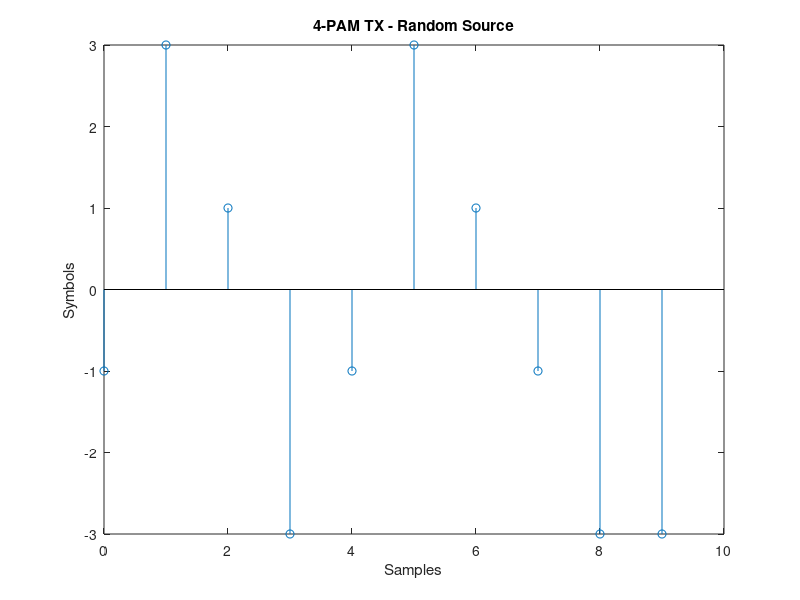
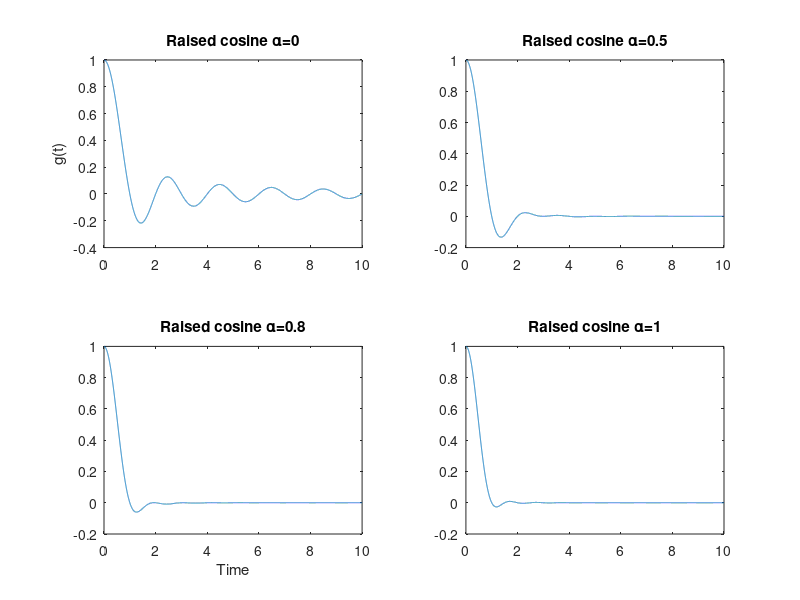
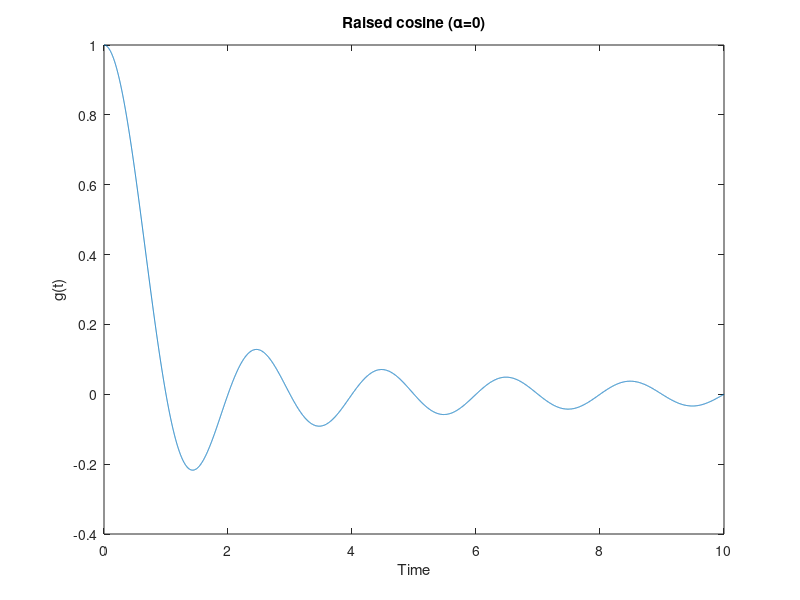
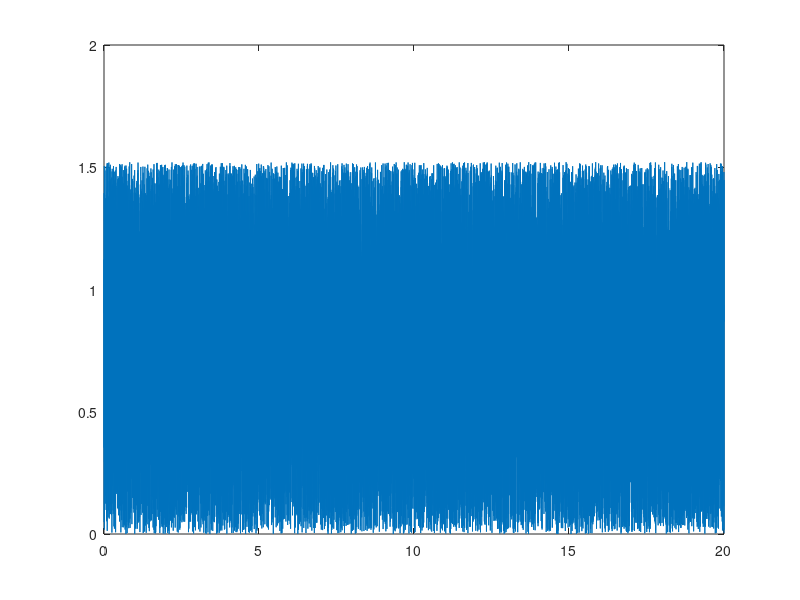

Reproduce these figures in MATLAB, in order.
%% PAM-4 Transmitter
clc; clear all; close all;
%% User parameters
symbols = 10; % mapped
T = 1;        % period in seconds
symbols_set = [-3, -1, 1, 3];

alpha = 0; % raised cossine alpha

time_interval = 10; % seconds
samples_per_second = 1000; % samples

%% Time vector
% tmin = -time_interval;
tmin = 0;
tmax = time_interval;
t = linspace(tmin, tmax, (tmax-tmin)*samples_per_second);
%% TX Source + Mapper
a = randsrc(1, symbols, symbols_set); % random symbols source
m = linspace(0, symbols-1, symbols);  % spacing vector discrete in time
% k = linspace(0, length(t)/2-samples_per_second, symbols)+1;  % spacing vector continuous in time
k = linspace(0, length(t)-samples_per_second, symbols)+1;  % spacing vector continuous in time

am = zeros(1, length(t)); % spaced symbols
% am = zeros(1, length(t)/2); % spaced symbols
am(k) = a;

figure()
% hold on
stem(m, a)
% stem(t,am)
title('4-PAM TX - Random Source')
xlabel('Samples')
ylabel('Symbols')
%% Raised cosine filter
g = @(t,a) sinc(t/T) .* (cos(a*pi*t/T) ./ (1 - (2*a*t/T).^2));

alphas = [0, 0.5, 0.8, 1]; % example figure
figure()
subplot(221)
plot(t, g(t, alphas(1)))
title(['Raised cosine \alpha=' num2str(alphas(1))])
ylabel('g(t)')
subplot(222)
plot(t, g(t, alphas(2)))
title(['Raised cosine \alpha=' num2str(alphas(2))])
subplot(223)
plot(t, g(t, alphas(3)))
title(['Raised cosine \alpha=' num2str(alphas(3))])
xlabel('Time')
subplot(224)
plot(t, g(t, alphas(4)))
title(['Raised cosine \alpha=' num2str(alphas(4))])

%% Pulse Shape Filter
gt = g(t, alpha);
figure()
plot(t, gt)
title(['Raised cosine (\alpha=' num2str(alpha) ')'])
xlabel('Time')
ylabel('g(t)')
%% Shapped Pulses
s = conv(am, gt);
t2 = linspace(2*tmin, 2*tmax, 2*(tmax-tmin)*samples_per_second - 1);
% t2 = linspace(2*tmin, 2*tmax, 2*(tmax-tmin/2)*samples_per_second - 1);

figure()
hold on
plot(t2,s)
stem(m,a)
% stem(t,am)
hold off
%%  PAM-4 Receiver
N = 0.5*max(s);
%n = N*gaussmf(t2, [0.5 5]);
n = N*rand(1, length(t2));
figure(4)
plot(t2, n)
%% 
r = s+n;
figure()
plot(t2,r)
%%
h = conj( g(-t, alpha) );
figure()
plot(t,h)
title(['Matched Filter - Raised cosine (\alpha=' num2str(alpha) ')'])
xlabel('Time')
ylabel('g*(-t)')
%% 
t3 = linspace(3*tmin, 3*tmax, 3*(tmax-tmin)*samples_per_second - 2);
% t3 = linspace(3*tmin, 3*tmax, 4*(tmax-tmin/2)*samples_per_second - 1);
y = conv(r, h);
figure()
plot(t3, y)
%%
figure()
subplot(411)
stem(m,a)
title('Source Symbols')
subplot(412)
plot(t2,s)
title('Transmitted Signal')
subplot(413)
plot(t2, r)
title('Received Signal')
subplot(414)
plot(t3, y)
title('Filtered Signal')

%% slicer
for R = 1:length(t3)
    if (mod(R,100) == 0)
        
    end
end
